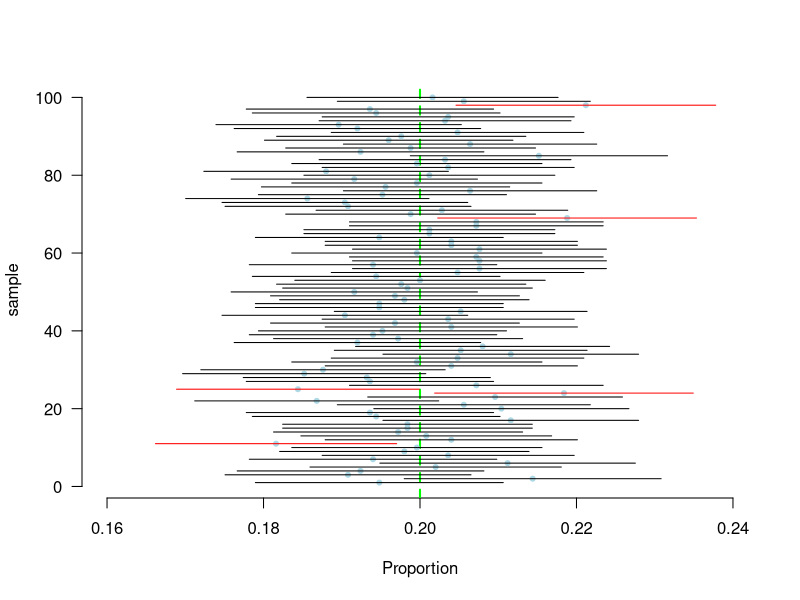

This chart was generated by the following R code:
#=====================================================================================
# Interpreting a confidence interval for a proportion
#=====================================================================================
# author: Luc Hens
# date:   3 May 2019
#
# Here is how to replicate a figure like (Sharpe, De Veaux, and Velleman, 2015, fig. 9.6 p. 309).
# The story is based on Freedman, Pisani, and Purves (2007, pp. 385-386)):
#    A hundred survey organisations are hired to estimate the 
#    [proportion] of red marbles in the box. 
#    Unknown to the pollsters, this [proportion] is [0.20]. 
#    Each organisation takes a simple random sample of 2,500 marbles, 
#    and computes a 95%-confidence interval for
#    the [proportion] of reds in the box (...)" 
# Also see: Magnusson, K. (n.d.). Interpreting confidence intervals: An interactive visualization.
# https://rpsychologist.com/d3/CI

# The box contains 100,000 marbles. 20,000 marbles are red (the population proportion
# of reds is 0.20), but this is unknown to the survey organisations.
# Label "Red marble" as a ticket "success" and "Other marble" as a ticket "failure":
box <- c(rep("success",20000),rep("failure",80000))
table(box)  # shows the contingency table

# ************************
no.of.repeats    <-   100    # enter the number of survey organisations (repeats)
sample.size      <-  2500    # enter the sample size
# ************************
index             <- c(1:no.of.repeats)
lower.limit       <- c(rep(NA,no.of.repeats))        # set initial values
upper.limit       <- c(rep(NA,no.of.repeats))        # set initial values
sample.proportion <- c(rep(NA,no.of.repeats))        # set initial values
SE.for.proportion <- c(rep(NA,no.of.repeats))        # set initial values
counter           <- 0                               # set initial value of counter to 0
population.proportion <- table(box)[2]/sum(table(box))
plot(index,index,type="n",las=1,xlab="Proportion",ylab="sample",xlim=c(population.proportion-5*sqrt(population.proportion*(1-population.proportion)/sample.size),population.proportion+5*sqrt(population.proportion*(1-population.proportion)/sample.size)),frame.plot=FALSE)
abline(v=population.proportion,lty="dashed",col="green",lwd=2)

for(i in 1:no.of.repeats) {
  
  sample.i   <- sample(box,sample.size,replace=FALSE)
  sample.sum <- table(sample.i)[2]
  sample.proportion[i] <- sample.sum/sample.size
  SE.for.proportion[i] <- sqrt(  sample.proportion[i]*(1-sample.proportion[i])/sample.size  )
#  SE.for.proportion <- sqrt(  (table(sample.i)[2]/sample.size)*((table(sample.i)[1]/sample.size))  )
  lower.limit[i] <- sample.proportion[i]-2*SE.for.proportion[i]
  upper.limit[i] <- sample.proportion[i]+2*SE.for.proportion[i]
  
  if (population.proportion >= lower.limit[i] & population.proportion <= upper.limit[i])
  { points(sample.proportion[i],i,col="lightblue",pch=20) ; segments(lower.limit[i],i,upper.limit[i],i,col="black"); Sys.sleep(0.5); counter <- counter+1}
  else { points(sample.proportion[i],i,col="lightblue",pch=20) ; segments(lower.limit[i],i,upper.limit[i],i,col="red") ; Sys.sleep(0.5)}
  
}

# Red segments are confidence intervals that do not cover the true population proportion. 

table.of.confidence.intervals <- cbind(lower.limit,sample.proportion,upper.limit)
table.of.confidence.intervals   # displays a table of the confidence intervals
cat("The confidence level is 95 percent. In this simulation,","\n",         counter/no.of.repeats*100, " percent of the confidence intervals","\n","cover the true population proportion.")
# **ENDS HERE*****
